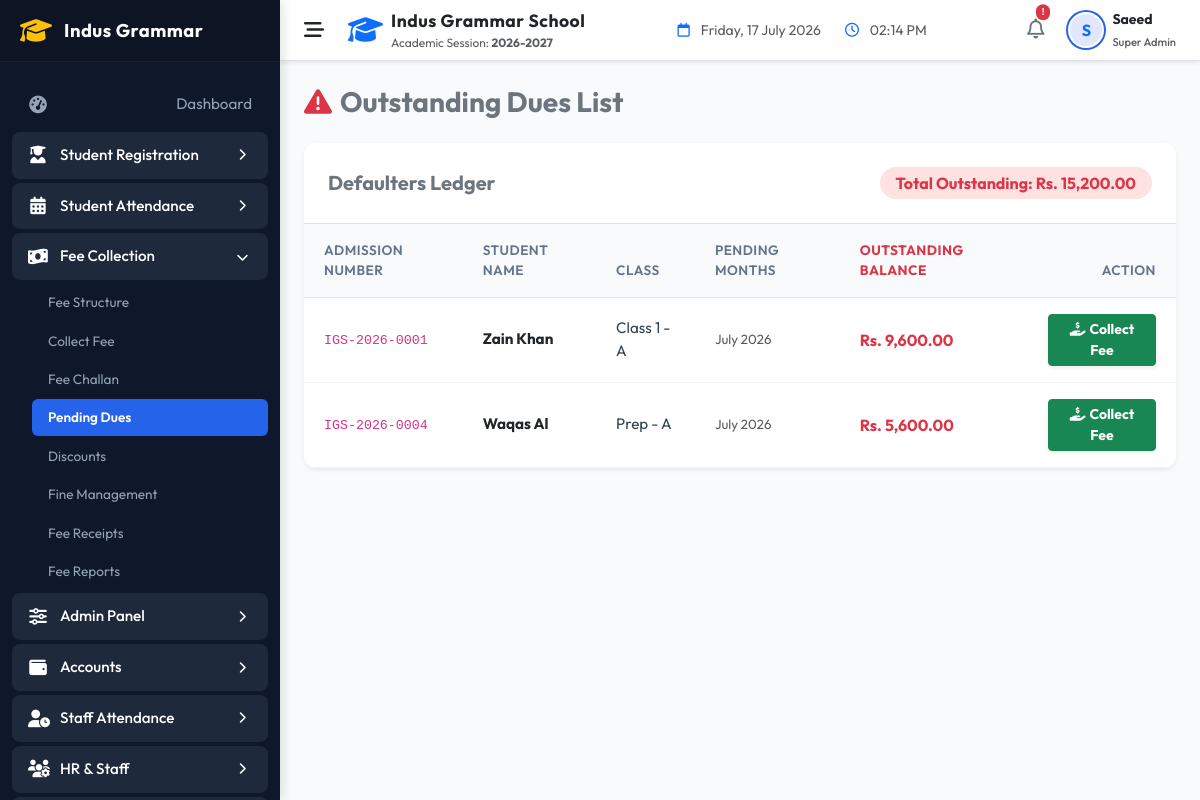
The app's page /indus-grammar-school-erp/modules/fees/dues.php (signed in) with its own data.
### tables this page shows
CREATE TABLE `students` (
  `id` int NOT NULL AUTO_INCREMENT,
  `admission_no` varchar(30) NOT NULL,
  `first_name` varchar(50) NOT NULL,
  `last_name` varchar(50) NOT NULL,
  `gender` enum('Male','Female','Other') NOT NULL,
  `date_of_birth` date NOT NULL,
  `enrollment_date` date NOT NULL,
  `class_id` int DEFAULT NULL,
  `status` enum('Active','Inactive','Suspended') DEFAULT 'Active',
  `guardian_name` varchar(100) NOT NULL,
  `guardian_phone` varchar(20) NOT NULL,
  `guardian_email` varchar(100) DEFAULT NULL,
  `address` text NOT NULL,
  `created_at` timestamp NULL DEFAULT CURRENT_TIMESTAMP,
  `updated_at` timestamp NULL DEFAULT CURRENT_TIMESTAMP ON UPDATE CURRENT_TIMESTAMP,
  `academic_type` varchar(50) NOT NULL DEFAULT 'School',
  `school_class` varchar(100) DEFAULT NULL,
  `school_section` varchar(50) DEFAULT NULL,
  `academy_program` varchar(100) DEFAULT NULL,
  `academy_batch` varchar(100) DEFAULT NULL,
  PRIMARY KEY (`id`),
  UNIQUE KEY `admission_no` (`admission_no`),
  KEY `idx_students_class` (`class_id`),
  KEY `idx_students_status` (`status`),
  KEY `idx_students_name` (`first_name`,`last_name`),
  CONSTRAINT `students_ibfk_1` FOREIGN KEY (`class_id`) REFERENCES `classes` (`id`)
);

CREATE TABLE `classes` (
  `id` int NOT NULL AUTO_INCREMENT,
  `class_name` varchar(50) NOT NULL,
  `section` varchar(10) NOT NULL,
  `created_at` timestamp NULL DEFAULT CURRENT_TIMESTAMP,
  PRIMARY KEY (`id`),
  UNIQUE KEY `idx_class_section` (`class_name`,`section`)
);

### indus-grammar-school-erp/helpers/helpers.php (called while the page is built, shortened)
<?php
function sanitize($data) {
    if (is_array($data)) {
        foreach ($data as $key => $value) {
            $data[$key] = sanitize($value);
        }
    } else {
        $data = trim($data);
        $data = stripslashes($data);
        $data = htmlspecialchars($data, ENT_QUOTES, 'UTF-8');
    }
    return $data;
}
function hasPermission(string $permissionCode): bool {
    if (($_SESSION['role_code'] ?? '') === ROLE_SUPER_ADMIN) {
        return true;
    }
    $permissions = $_SESSION['permissions'] ?? [];
    return in_array($permissionCode, $permissions);
}

### indus-grammar-school-erp/modules/fees/dues.php (the view, shortened to what this page needs)
<?php
include_once __DIR__ . '/../../includes/header.php';
$defaulters = [];
$totalDuesSum = 0.00;
try {
    $db = Database::getConnection();
    $sql = "
        SELECT s.id, s.admission_no, s.first_name, s.last_name, c.class_name, c.section,
               GROUP_CONCAT(fl.month ORDER BY fl.due_date ASC SEPARATOR ', ') as pending_months,
               SUM(fl.total_payable - fl.paid_amount) as outstanding_balance
        FROM students s
        JOIN fee_ledger fl ON s.id = fl.student_id
        LEFT JOIN classes c ON s.class_id = c.id
        WHERE s.status = 'Active' AND fl.status IN ('Pending', 'Partial')
        GROUP BY s.id
        HAVING outstanding_balance > 0
        ORDER BY outstanding_balance DESC
    ";
    $defaulters = $db->query($sql)->fetchAll();
    $totalDuesSum = array_sum(array_column($defaulters, 'outstanding_balance'));
} catch (Exception $e) {
    error_log("dues.php query error: " . $e->getMessage());
}
?>
<div class="row mb-4 align-items-center">
    <div class="col-sm-6">
        <h3 class="fw-bold text-secondary mb-0"><i class="fa-solid fa-triangle-exclamation me-2 text-danger"></i>Outstanding Dues List</h3>
    </div>
</div>
<div class="custom-table-card shadow-sm border-0">
    <div class="p-4 border-bottom d-flex justify-content-between align-items-center">
        <h5 class="fw-bold mb-0 text-secondary">Defaulters Ledger</h5>
        <span class="badge bg-danger-soft text-danger px-3 py-2 rounded-pill fs-6 fw-bold">
            Total Outstanding: Rs. <?php echo number_format($totalDuesSum, 2); ?>
        </span>
    </div>
    <div class="table-responsive">
        <table class="table custom-table table-hover align-middle mb-0">
            <thead>
                <tr>
                    <th>Admission Number</th>
                    <th>Student Name</th>
                    <th>Class</th>
                    <th>Pending Months</th>
                    <th class="text-danger fw-bold">Outstanding Balance</th>
                    <th class="text-end">Action</th>
                </tr>
            </thead>
            <tbody>
                <?php if (empty($defaulters)): ?>
                    <tr>
                        <td colspan="6" class="text-center py-5 text-success fw-bold">
                            <i class="fa-solid fa-circle-check fs-2 mb-2 d-block"></i>No outstanding balances found!
                        </td>
                    </tr>
                <?php else: foreach ($defaulters as $d): ?>
                    <tr>
                        <td><code><?php echo sanitize($d['admission_no']); ?></code></td>
                        <td class="fw-bold text-dark"><?php echo sanitize($d['first_name'] . ' ' . $d['last_name']); ?></td>
                        <td><?php echo sanitize($d['class_name'] . ' - ' . $d['section']); ?></td>
                        <td>
                            <span class="text-muted small" title="<?php echo sanitize($d['pending_months']); ?>">
                                <?php echo sanitize(strlen($d['pending_months']) > 60 ? substr($d['pending_months'], 0, 57) . '...' : $d['pending_months']); ?>
                            </span>
                        </td>
                        <td class="fw-bold text-danger fs-6">Rs. <?php echo number_format($d['outstanding_balance'], 2); ?></td>
                        <td class="text-end">
                            <?php if (hasPermission('fee_collect')): ?>
                                <a href="collection.php?student_id=<?php echo $d['id']; ?>" class="btn btn-sm btn-success px-3 shadow-sm fw-bold">
                                    <i class="fa-solid fa-hand-holding-dollar me-1"></i>Collect Fee
                                </a>
                            <?php else: ?>
                                <span class="text-muted small">—</span>
                            <?php endif; ?>
                        </td>
                    </tr>
                <?php endforeach; endif; ?>
            </tbody>
        </table>
    </div>
</div>
<?php include_once __DIR__ . '/../../includes/footer.php'; ?>

### indus-grammar-school-erp/assets/css/style.css (style rules this page uses)
:root { --primary-color: #2563eb; --primary-hover: #1d4ed8; --primary-light: #eff6ff; --secondary-color: #0f172a; --bg-light: #f8fafc; --bg-sidebar: #0f172a; --sidebar-text: #94a3b8; --sidebar-active: #ffffff; --sidebar-hover-bg: #1e293b; --card-shadow: 0 4px 6px -1px rgb(0 0 0 / 0.1), 0 2px 4px -2px rgb(0 0 0 / 0.1); --card-hover-shadow: 0 10px 15px -3px rgb(0 0 0 / 0.1), 0 4px 6px -4px rgb(0 0 0 / 0.1); --border-color: #e2e8f0; --text-main: #334155; --text-muted: #64748b; --font-family: 'Outfit', sans-serif; --sidebar-width: 280px; --sidebar-collapsed-width: 70px; --transition-speed: 0.3s; }
body { font-family: var(--font-family); background-color: var(--bg-light); color: var(--text-main); overflow-x: hidden; }
.bg-danger-soft { background-color: #fee2e2; color: #dc2626; }
.custom-table-card { background-color: #ffffff; border: 1px solid var(--border-color); border-radius: 12px; overflow: hidden; box-shadow: var(--card-shadow); }
.custom-table { margin-bottom: 0; }
.custom-table th { background-color: #f8fafc; font-weight: 600; color: var(--text-muted); font-size: 0.85rem; text-transform: uppercase; letter-spacing: 0.5px; padding: 16px 20px; border-bottom: 1px solid var(--border-color); }
.custom-table td { padding: 16px 20px; vertical-align: middle; color: var(--text-main); font-size: 0.95rem; border-bottom: 1px solid #f1f5f9; }

### records on screen
students: admission_no "IGS-2026-0001", first_name+last_name "Zain Khan", class.section "Class 1 - A", pending_months "July 2026", outstanding_balance "9,600.00"
students: admission_no "IGS-2026-0004", first_name+last_name "Waqas Al", class.section "Prep - A", pending_months "July 2026", outstanding_balance "5,600.00"

### other values on screen
CURRENT_ACADEMIC_YEAR "2026-2027"
substr($currentUser['username'] ?? 'U', 0, 1) "S"
$currentUser['role_name'] "Super Admin"
$totalDuesSum "15,200.00"
